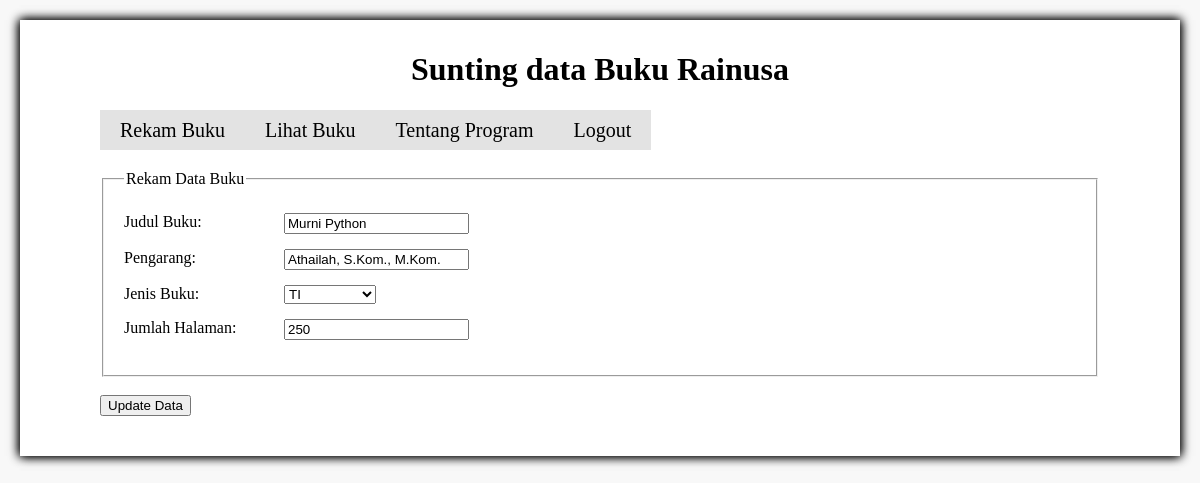
Screenshot of /project_akhir/edit.php?id=2 with the database file from the repository.
### tables this page shows
CREATE TABLE `buku` (
  `id` int(11) NOT NULL AUTO_INCREMENT,
  `judul` varchar(100) NOT NULL,
  `pengarang` varchar(100) NOT NULL,
  `jenis` varchar(100) NOT NULL,
  `jumhal` int(11) NOT NULL,
  `cover` varchar(255) DEFAULT NULL,
  PRIMARY KEY (`id`)
);

### project_akhir/edit.php (the view, shortened to what this page needs)
<?php
    $id = $_GET['id'];
    include('koneksi.php');
    $sql = "SELECT * FROM buku WHERE id=$id";
    $hasil_query = mysqli_query($konek, $sql);
    while($data = mysqli_fetch_assoc($hasil_query)){
?>
<!DOCTYPE html>
<html lang="en">
<head>
    <link rel="stylesheet" href="style.css">
</head>
<body>
    <div class="container">
        <h1>Sunting data Buku Rainusa</h1>
        <?php include('menu.php') ?>
        <form action="update.php" method="post" enctype="multipart/form-data">
         <fieldset>
             <legend>Rekam Data Buku</legend>
             <p>
                <label for="judul">Judul Buku:</label>
                <input type="text" name="judul" id="judul" value="<?php echo $data['judul'];?>">
             </p>
             <p>
                <label for="pengarang">Pengarang:</label>
                <input type="text" name="pengarang" id="pengarang" value="<?php echo $data['pengarang'];?>">
             </p>
             <p>
                <label for="tipe">Jenis Buku:</label>
                <select name="tipe" id="tipe">
                    <option value="<?php echo $data['jenis'];?>" selected><?php echo $data['jenis'];?></option>
                </select>
             </p>
             <p>
                <label for="jum_hal">Jumlah Halaman:</label>
                <input type="text" name="jum_hal" id="jum_hal" value="<?php echo $data['jumhal'];?>">
             </p>
         </fieldset>
         <?php }; ?>
         <br>
         <input type="submit" name="submit" value="Update Data">
        </form>
    </div>
</body>
</html>

### project_akhir/menu.php
<nav>
    <ul>
        <li><a href="index.php">Rekam Buku</a></li>
        <li><a href="lihat.php">Lihat Buku</a></li>
        <li><a href="tentang.php">Tentang Program</a></li>
        <li><a href="Logout.php">Logout <?php echo $_SESSION['name']; ?></a></li>
    </ul>
</nav>

### project_akhir/style.css (style rules this page uses)
body { background-color: #F8F8F8; }
div.container { width: 350px; padding: 10px 80px 30px; background-color: white; margin: 20px auto; box-shadow: 1px 0px 10px, -1px 0px 10px ; }
h1 { text-align: center; font-family: Cambria, "Times New Roman", serif; }
p { margin: 5px 0; }
fieldset { padding: 20px; }
input, select, textarea { margin-bottom: 10px; }
label { width: 150px; float: left; margin-right: 10px; }
ul { padding: 0; margin: 20px 0; list-style:none; overflow:hidden; }
nav li a { float: left; background-color: #E3E3E3; color: black; text-decoration: none; font-size: 20px; height:30px; line-height: 30px; padding: 5px 20px }

### project_akhir/edit.php (style rules this page uses)
div.container { width: 1000px; padding: 10px 80px 30px; background-color: white; margin: 20px auto; box-shadow: 1px 0px 10px, -1px 0px 10px ; }

### rows the page displays
buku: judul "Murni Python", pengarang "Athailah, S.Kom., M.Kom.", tipe "TI", jum_hal "250"
